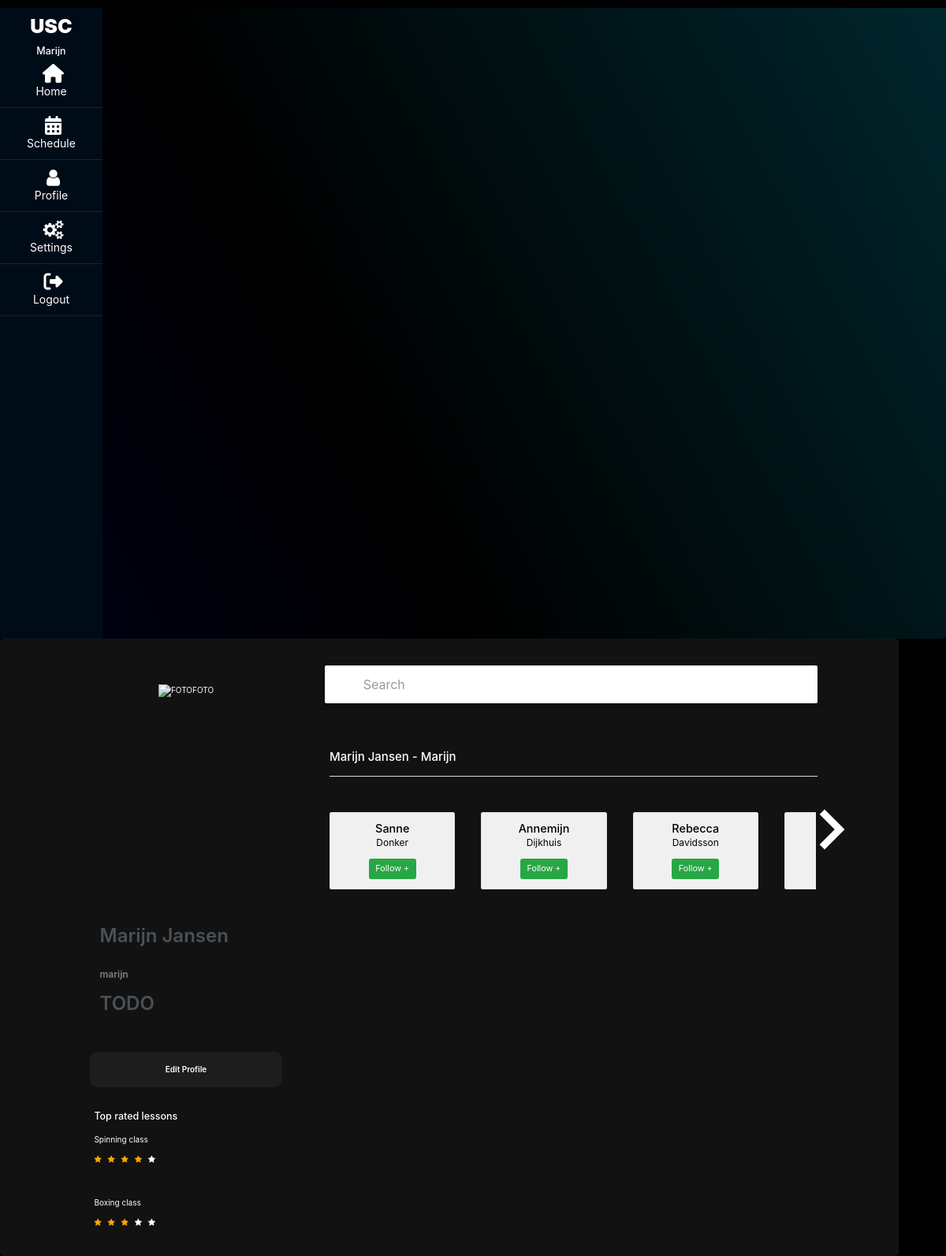
The page /profile/ (signed in) on the database as committed earlier.
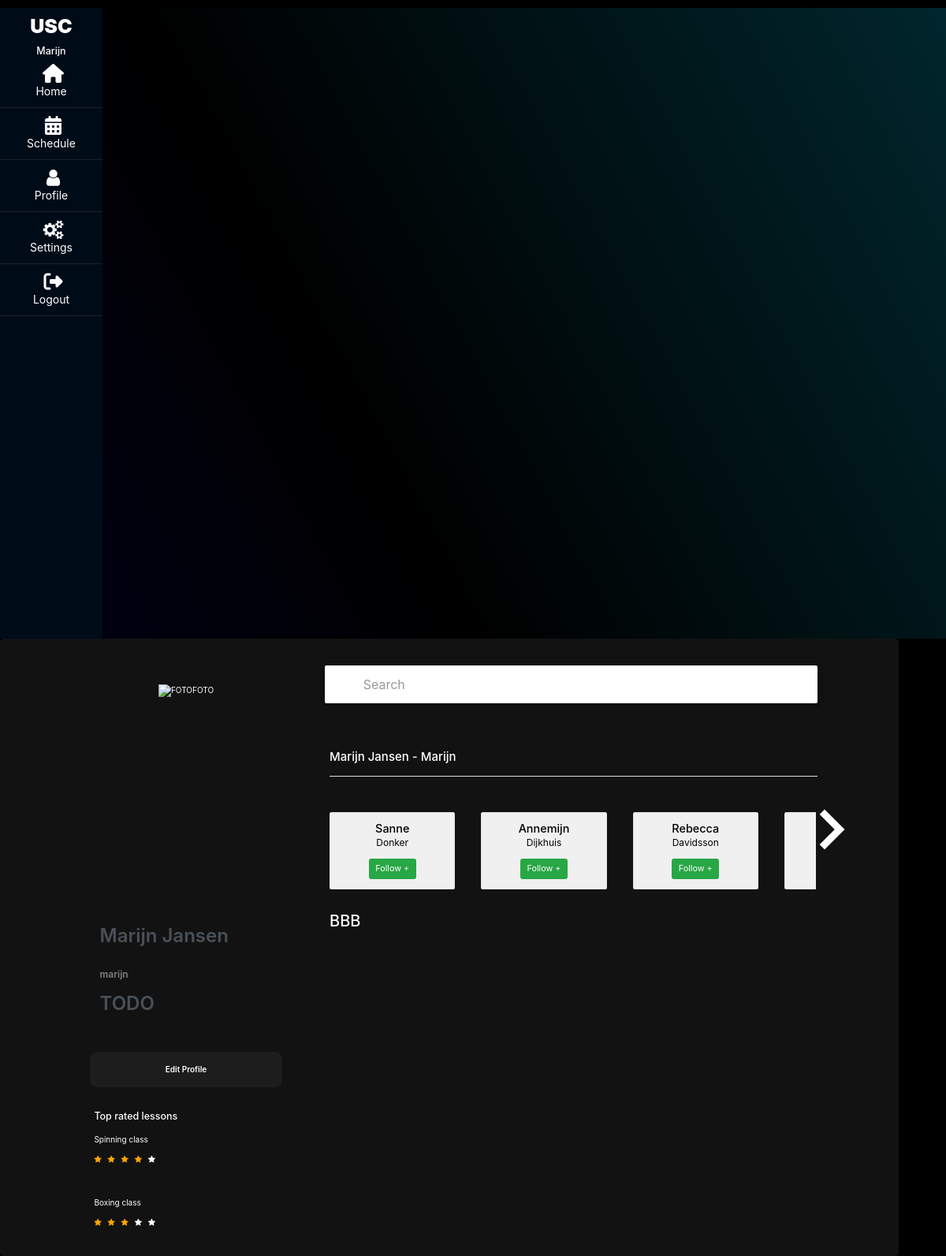
The same page on the database as committed later.
### converter/models.py (models this page shows)
class ScheduleItem(models.Model):
    teacher = models.CharField(max_length=64)
    name = models.CharField(max_length=64)
    start = models.CharField(max_length=64)
    end = models.CharField(max_length=64)
    participants = models.ManyToManyField(Profile, related_name="participants")
    rating = models.ManyToManyField(Rating, related_name="ratings")
    locations = [
        ("universum", "Universum"),
        ("asc", "ASC"),
        ("amstel", "Amstelcampus"),
        ("crea", "CREA"),
        ("clubwest", "ClubWest"),
    ]
    location = models.CharField(
        max_length=64,
        choices=locations,
        default="universum",
    )
    def __str__(self):
        return self.name

### converter/views.py (the view)
# urls.py: path('profile/', views.personal_view, name='profile'),
def personal_view(request):
    profile = Profile.objects.get(user=request.user)
    following = profile.following.all()
    to_exclude = [request.user.username]
    usernames = [person['username'] for person in following.values('username')]
    to_exclude += usernames
    all_users = User.objects.all()
    to_follow = User.objects.exclude(username__in=to_exclude)
    events_user = ScheduleItem.objects.filter(participants=profile).all()
    context = {
        "username": request.user,
        "firstname": request.user.first_name,
        "lastname": request.user.last_name,
        "users": to_follow,
        "following": following,
        "events_user": events_user
    }
    return render(request, 'personal.html', context)

### converter/templates/personal.html (shortened to what this page needs)
{% extends "base.html" %}
{% block nav %}{% include 'navigation.html' %}{% endblock nav %}
{% block body %}
<div class="space"></div>
<div class="container emp-profile">
    <form method="post" action="{% url 'settings' %}">
        <div class="row">
            <div class="col-md-4">
                <div class="profile-img">
                    <img src="https://usc.uva.nl/wp-content/themes/usc/img/logo-usc.png" alt="FOTOFOTO"/>
                </div>
            </div>
            <div class="col-md-8">
              <div class="search-bar">
                <input type="text" name="search" value="" autocomplete="off" id="myinput" onkeyup="searchFunction()" onkeydown="release()" placeholder="Search">
              </div>
                <div class="profile-head">
                  <h4>{{ firstname }} {{ lastname }} - {{ username }}</h4>
                    <ul class="nav nav-tabs" id="myTab" role="tablist" style="width:97%;">
                      <br>
                    </ul>
                    <div class="friendsview">
                      <div class="row" id="friendsrow">
                        <div class="arrows">
                          <a class="arrow right" id="scrollfriends"></a>
                        </div>
                        {% for person in users %}
                        <div class="col-sm">
                          <div class="card">
                            <div class="cardbackground">
                              <div class="card-body">
                                <h5 class="card-title">{{ person.first_name }}</h5>
                                <p>{{ person.last_name }}</p>
                                <a href="{% url 'follow' person.username %}" class="btn btn-success">Follow +</a>
                              </div>
                            </div>
                          </div>
                        </div>
                        {% endfor %}
                      </div>
                    </div>
                    <div class="space"></div>
                </div>
            </div>
        </div>
        <div class="row">
            <div class="col-md-4">
              <br>
                <div class="profile-work">
                    <a href=""> {{ firstname }} {{ lastname }}</a><br/>
                    <p>{{ username }}</p>
                    <a href="">TODO</a><br/>
                </div>
                <input type="submit" class="profile-edit-btn" name="btnAddMore" value="Edit Profile"/>
                <br>
                <div class="toprated">
                  <h5>Top rated lessons</h5>
                  <br>
                  <p>Spinning class</p>
                  <span class="fa fa-star checked"></span>
                  <span class="fa fa-star checked"></span>
                  <span class="fa fa-star checked"></span>
                  <span class="fa fa-star checked"></span>
                  <span class="fa fa-star"></span>
                  <div class="space"></div><br>
                  <p>Boxing class</p>
                  <span class="fa fa-star checked"></span>
                  <span class="fa fa-star checked"></span>
                  <span class="fa fa-star checked"></span>
                  <span class="fa fa-star"></span>
                  <span class="fa fa-star"></span>
                </div>
            </div>
            <div class="col-md-8">
              {% for events in events_user %}
                {% if events.rating.all %}
                <h2>{{ events }} - {{ events.rating.first.rating }} / 5</h2>
                {% else %}
                <h2>{{ events }}</h2>
                {% endif %}
              {% endfor %}
            </div>
        </div>
    </form>
</div>
{% endblock %}

Rows that differ between the two databases and show on the page:
added ScheduleItem: name "BBB"
